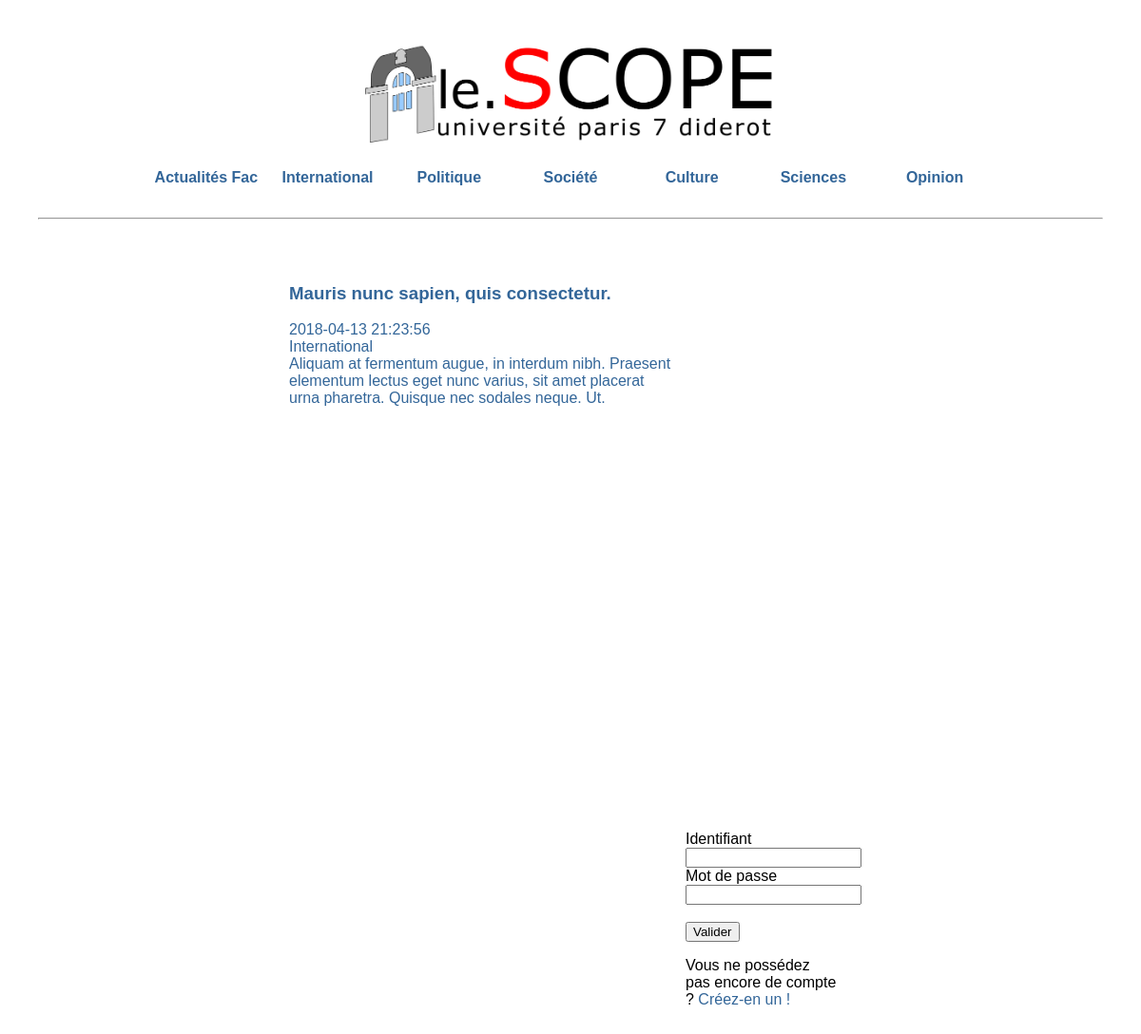
The app's page /main.php?cat=2 with its own data.
### tables this page shows
CREATE TABLE IF NOT EXISTS  categorie (
  catid INT AUTO_INCREMENT,
  catnom VARCHAR(20) NOT NULL UNIQUE,
  PRIMARY KEY (catid)
);

CREATE TABLE IF NOT EXISTS articles(
  article_id BIGINT AUTO_INCREMENT,
  user BIGINT,
  cat INT,
  titre VARCHAR(40) NOT NULL,
  resume VARCHAR(255),
  timecreation DATETIME NOT NULL,
  texte TEXT NOT NULL,
  note INT NOT NULL DEFAULT 0,
  image VARCHAR(20),
  imgdescription VARCHAR(255),
  media VARCHAR(20),
  mediadescription VARCHAR(255),
  PRIMARY KEY (article_id),
  FOREIGN KEY (user) REFERENCES users(userid),
  FOREIGN KEY (cat) REFERENCES categorie(catid)
);

### connect.php (called while the page is built, shortened)
<?php
  function safehtml ($var) {
    $var = htmlspecialchars($var);
    return trim($var);
  }
?>

### main.php (the view, shortened to what this page needs)
<?php
  require_once("connect.php");
?>
<!DOCTYPE html>
<html lang="fr">
  <head>
    <link rel="stylesheet" href="main.css" type="text/css">
  </head>
  <body>
    <a href="main.php"><img class="logo" src="logo.png" alt="Le Scope"></a>
    <div class="categories">
      <table><tr>
      <?php
        $req = "SELECT * FROM categorie ORDER BY catid";
        $res = mysqli_query($co, $req);
        while ($ligne = mysqli_fetch_assoc($res)) {
          echo("<th style=\"width:".(100/(mysqli_num_rows($res)+1))."%\"><a href=\"main.php?cat=".safehtml($ligne["catid"])."\">".$ligne["catnom"]."</a></th>");
        }
      ?>
    </tr></table>
    </div>
    <hr>
    <div class="main">
      <div class="contenu">
        <?php
        if (!isset($_GET["page"]) || (isset($_GET["page"]) && $_GET["page"] == "article")) {
          require_once("article.php");
          if (isset($_GET["cat"])) listearticle($co,requeteCat($_GET["cat"]));
          else if (isset($_GET["page"]) && $_GET["page"] == "article" && isset($_GET["id"])) affichearticleentier($co,$_GET["id"]);
          else listearticle($co,"SELECT * FROM categorie, users, articles WHERE (user = userid) AND (cat = catid) ORDER BY timecreation LIMIT 10");
        }
            ?>
      </div>
      <div class="login">
        <?php
        if (isset($_GET["page"]) && $_GET["page"] == "inscription") echo("Créez votre compte pour rejoindre notre communauté.");
        else  require_once("login.php");
        ?>
      </div>
    </div>
  </body>

### article.php (shortened to what this page needs)
<?php
  require_once("connect.php");
  function affichearticlecourt ($titre,$nom,$prenom,$date,$cat,$resume,$id) {
      echo("<div class=\"header\"><a href=\"main.php?page=article&id=".$id."\">
        <h3>".$titre."</h3>
        ".$date."<br>".$cat."
        <div class=\"corps\">".$resume."</div></a>
      </div>");
  }
  function listearticle ($co,$req){
    $res = mysqli_query($co,$req);
    if (!$res) echo ("erreur : ");
    else {
      while($ligne = mysqli_fetch_assoc($res)) {
        affichearticlecourt(safehtml($ligne["titre"]),safehtml($ligne["nom"]),safehtml($ligne["prenom"]),safehtml($ligne["timecreation"]),safehtml($ligne["catnom"]),safehtml($ligne["resume"]),safehtml($ligne["article_id"]));
      }
    }
  }
?>

### main.css (style rules this page uses)
body { font-family: "Arial-black", sans-serif; font-weight: lighter; margin: 40px; }
a { text-decoration: none; color : #336699; }
.main { margin-left: auto; margin-right: auto; width : 60%; }
.categories table { width: 80%; margin-bottom: 30px; margin-left: auto; margin-right: auto; }
.logo { display:block; height:110px; margin-left: auto; margin-right: auto; margin-bottom: 25px; }
.contenu { width : inherit; min-height: 500px; max-width: 800px; float : left; padding: 10px; margin: 30px; }
.login { margin: 20px; float:right; padding: 35px; width: 160px; }

### records on screen
categorie: 100/(mysqli_num_rows($res)+1) 12.5 (drawn), catnom "Actualités Fac"
categorie: 100/(mysqli_num_rows($res)+1) 12.5 (drawn), catnom "International"
categorie: 100/(mysqli_num_rows($res)+1) 12.5 (drawn), catnom "Politique"
categorie: 100/(mysqli_num_rows($res)+1) 12.5 (drawn), catnom "Société"
categorie: 100/(mysqli_num_rows($res)+1) 12.5 (drawn), catnom "Culture"
categorie: 100/(mysqli_num_rows($res)+1) 12.5 (drawn), catnom "Sciences"
categorie: 100/(mysqli_num_rows($res)+1) 12.5 (drawn), catnom "Opinion"
articles: timecreation "2018-04-13 21:23:56", cat.catnom "International", resume "Aliquam at fermentum augue, in interdum nibh. Praesent elementum lectus eget nunc varius, sit amet placerat urna pharetra. Quisque nec sodales neque. Ut."
